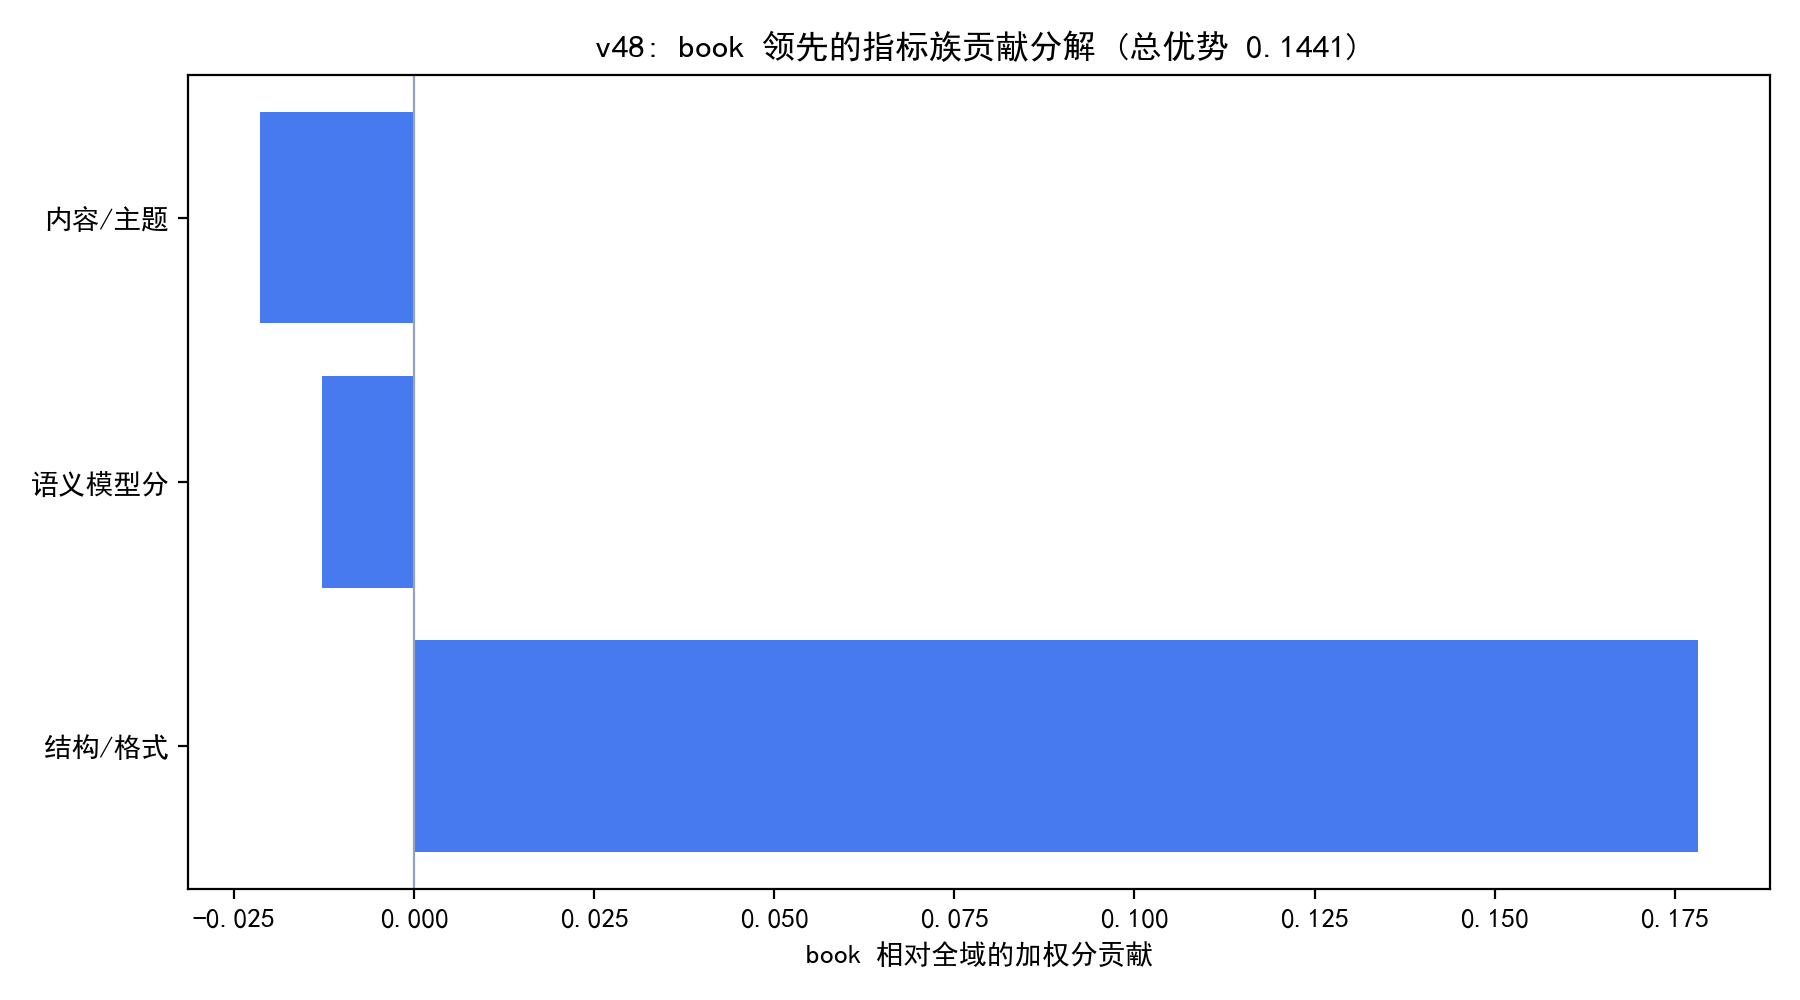

Source code (Python):
# -*- coding: utf-8 -*-
"""
v48 实验: book 领先的指标族贡献分解
用加权标准化值 V_ij = w_j * X_ij 的域均值差做可加分解:
  Delta_j = w_j*(mean_j(book) - mean_j(all)), 总和 = book 的加权分优势.
1) 按指标族聚合 (内容主题 / 结构格式 / 语义模型分) 得到贡献;
2) 逐指标贡献 Top5 (哪些信号把 book 推到第 1);
3) 对照低质域 (commoncrawl) 的负贡献结构.
输出: experiments/v48_p1_family_contrib.csv/.json/.png
"""
import os, sys, json
import numpy as np
import pandas as pd
sys.path.insert(0, os.path.join(os.path.dirname(__file__), "..", "code"))
from p1_quality import (load_jsonl_xz, build_frame, winsorize_minmax,
                        entropy_weight, critic_weight, ALL_IND)
from common import A, BASE

EX = os.path.join(os.path.dirname(__file__))
os.makedirs(EX, exist_ok=True)

import matplotlib
matplotlib.use("Agg")
import matplotlib.pyplot as plt
import matplotlib.font_manager as fm
for _f in ("SimHei.ttf", "simsun.ttf"):
    _p = os.path.join(BASE, _f)
    if os.path.exists(_p):
        fm.fontManager.addfont(_p)
plt.rcParams["font.sans-serif"] = ["SimHei"]
plt.rcParams["axes.unicode_minus"] = False

FAMILY = {
    "内容/主题": ["dsir_books", "dsir_wiki", "dsir_math", "fineweb_edu", "fluency_en",
                 "qurater", "modernbert_reasoning"],
    "结构/格式": ["rps_doc_word_count", "rps_doc_num_sentences", "rps_doc_unigram_entropy",
                 "rps_doc_frac_unique_words", "rps_doc_frac_no_alph_words",
                 "rps_doc_frac_chars_top_2gram", "rps_doc_frac_chars_top_3gram",
                 "rps_lines_uppercase_letter_fraction", "rps_lines_ending_with_terminal_punctution_mark",
                 "rps_lines_numerical_chars_fraction", "rps_doc_mean_word_length",
                 "modernbert_cleanliness"],
    "语义模型分": ["modernbert_readability", "modernbert_professionalism", "ad_en"],
}


def main():
    a1 = load_jsonl_xz(os.path.join(A, "slimpajama_quality_signal_sample.jsonl.xz"), limit=60000)
    a2 = load_jsonl_xz(os.path.join(A, "slimpajama_quality_extended", "arxiv_part-6777d8857c6e-000486.jsonl.xz"), limit=15000)
    a3 = load_jsonl_xz(os.path.join(A, "slimpajama_quality_extended", "github_part-6777d8857c6e-000275.jsonl.xz"), limit=15000)
    df = pd.concat([build_frame(a1), build_frame(a2, domain_hint="arxiv"),
                    build_frame(a3, domain_hint="github")], ignore_index=True)
    dom = df["_source_domain"].fillna("none").to_numpy()
    X = winsorize_minmax(df[ALL_IND].to_numpy(dtype=float).copy())
    X = np.where(np.isnan(X), np.nanmean(X, axis=0), X)
    we, _ = entropy_weight(X)
    wc = critic_weight(X)[0]
    w = 0.5 * np.asarray(we, float) + 0.5 * np.asarray(wc, float)
    V = X * w  # 加权标准化值
    allmean = V.mean(axis=0)

    def contrib(dom_name):
        m = V[dom == dom_name].mean(axis=0)
        return m - allmean

    book_d = contrib("book")
    cc_d = contrib("commoncrawl")
    arx_d = contrib("arxiv")

    rows = [{"indicator": ind, "family": next((f for f, inds in FAMILY.items() if ind in inds), "其他"),
             "book_delta": float(book_d[i]), "cc_delta": float(cc_d[i]), "arxiv_delta": float(arx_d[i])}
            for i, ind in enumerate(ALL_IND)]
    rdf = pd.DataFrame(rows)
    rdf.to_csv(os.path.join(EX, "v48_p1_family_contrib.csv"), index=False, encoding="utf-8-sig")

    print("book 加权分相对全域优势 = %.4f (总和)" % book_d.sum())
    fam = rdf.groupby("family")["book_delta"].sum().sort_values(ascending=False)
    print(fam.to_string())
    print("\nbook 贡献 Top5 指标:")
    print(rdf.sort_values("book_delta", ascending=False).head(5)[["indicator", "book_delta"]].to_string(index=False))
    print("\ncommoncrawl 负贡献 Top3:")
    print(rdf.sort_values("cc_delta").head(3)[["indicator", "cc_delta"]].to_string(index=False))

    fig, ax = plt.subplots(figsize=(9, 5))
    fams = list(fam.index)
    pos = np.arange(len(fams))
    ax.barh(pos, fam.values, color="#2563EB", alpha=0.85)
    ax.axvline(0, color="#94A3B8", lw=0.8)
    ax.set_yticks(pos); ax.set_yticklabels(fams)
    ax.set_xlabel("book 相对全域的加权分贡献")
    ax.set_title(f"v48: book 领先的指标族贡献分解 (总优势 {book_d.sum():.4f})")
    fig.tight_layout(); fig.savefig(os.path.join(EX, "v48_p1_family_contrib.png"), dpi=200)
    plt.close(fig)

    with open(os.path.join(EX, "v48_p1_family_contrib.json"), "w", encoding="utf-8") as f:
        json.dump({"book_total": float(book_d.sum()), "family_contrib": fam.to_dict(),
                   "top5": rdf.sort_values("book_delta", ascending=False).head(5)[["indicator", "book_delta"]].to_dict("records"),
                   "rows": rows}, f, ensure_ascii=False, indent=2)
    print("\ndone v48")


if __name__ == "__main__":
    main()
